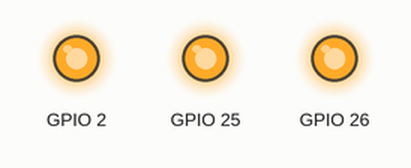
A program run on a simulated ESP32. Parts: output pins drawn as LEDs (lit = HIGH). What the program prints to the serial monitor is not drawn.

Above: at 0.05 s.
At 0.65 s:
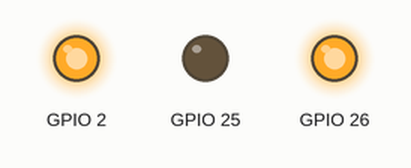
At 0.95 s:
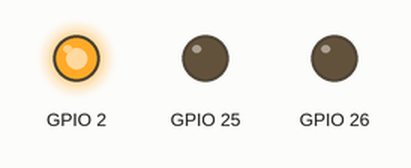
At 1.85 s:
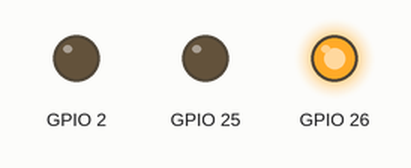
At 3.05 s:
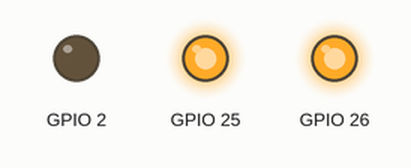
At 4.15 s:
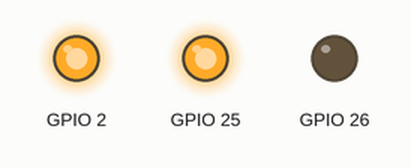
Timing chart, 0 to 4.6 s (numbered marks = the images above):
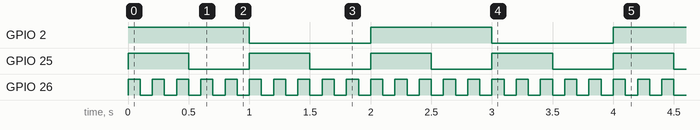

The program:

main.cpp
```cpp
#include <WiFiManager.h>

int counter1 = 0;
int counter2 = 0;

void task1(void * parameters){
  Serial.println("task one started");
  for(;;){
    // Serial.print("task one counter: ");
    // Serial.println(counter1++);
    digitalWrite(25, HIGH);
    vTaskDelay(500 / portTICK_PERIOD_MS);
    digitalWrite(25, LOW);
    vTaskDelay(500 / portTICK_PERIOD_MS);
  }
}

void task2(void * parameters){
  Serial.println("task two started");
  for(;;){
    // Serial.print("task two counter: ");
    // Serial.println(counter2++);
    digitalWrite(26, HIGH);
    vTaskDelay(100 / portTICK_PERIOD_MS);
    digitalWrite(26, LOW);
    vTaskDelay(100 / portTICK_PERIOD_MS);
  }
}

void setup() {
  // put your setup code here, to run once:
  Serial.begin(115200);

  pinMode(25, OUTPUT);
  pinMode(26, OUTPUT);
  pinMode(2, OUTPUT);

  xTaskCreate(
    task1,
    "task 1",
    1024,
    NULL,
    1,
    NULL
  );

  xTaskCreate(
    task2,
    "task 2",
    1024,
    NULL,
    1,
    NULL
  );
}

void loop() {
  // put your main code here, to run repeatedly:
  digitalWrite(2, HIGH);
  delay(1000);
  digitalWrite(2, LOW);
  delay(1000);
}
```

Measured:
- by itself, GPIO 2: alternates HIGH for 1.0 s and LOW for 1.0 s
- by itself, GPIO 25: alternates HIGH for 0.50 s and LOW for 0.50 s
- by itself, GPIO 26: alternates HIGH for 0.10 s and LOW for 0.10 s
